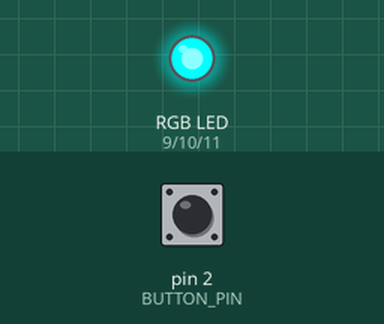
Bench run of a sketch on a simulated Arduino Uno, built with avr-gcc and run on an emulated ATmega328P. On the bench: an RGB LED mixed from three pins (HIGH = lit). The test bench sets the inputs (shaded band); at power-on: pin 2 (BUTTON_PIN) LOW.

Above: at 1.2 s.
1.3 s: pin 2 (BUTTON_PIN) pulled HIGH for 0.15 s
At 1.45 s:
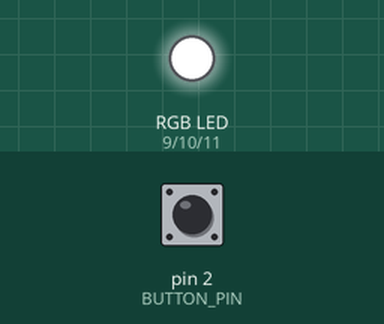
4.3 s: pin 2 (BUTTON_PIN) pulled HIGH for 1 s
At 4.52 s:
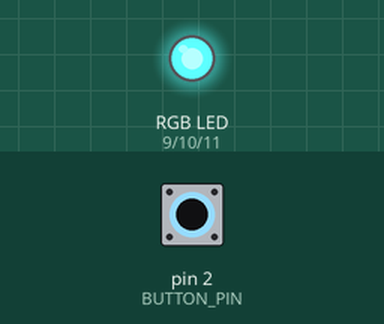
At 6.6 s:
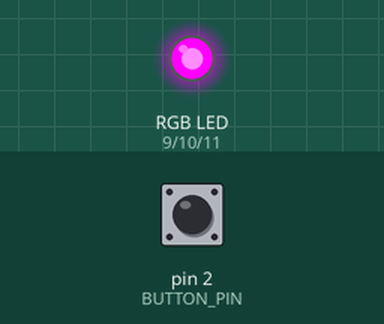
Timing chart, 0 to 14.3 s (numbered marks = the images above; inputs shaded):
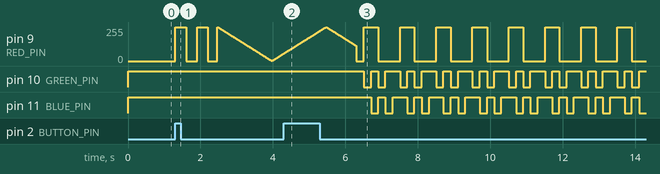

The sketch:

arduino_HW3_Lightstick.ino
```cpp
// HW3-1: Light Stick
// Wiring:
//   RGB module    : V -> 5V, R -> D9, G -> D10, B -> D11
//   Button module : IN -> D2, VCC -> 5V, GND -> GND
// Short click : change color (red, green, blue, yellow, magenta)
// Hold 1 sec  : change mode (constant -> blink -> breathing -> disco)

const int BUTTON_PIN = 2;
const int RED_PIN    = 9;
const int GREEN_PIN  = 10;
const int BLUE_PIN   = 11;

int colors[5][3] = {
  {255, 0, 0},
  {0, 255, 0},
  {0, 0, 255},
  {255, 255, 0},
  {255, 0, 255}
};

int colorIndex = 0;
int mode = 0;
unsigned long modeStart = 0;
unsigned long pressStart = 0;
bool wasPressed = false;
bool longDone = false;

void setup() {
  pinMode(BUTTON_PIN, INPUT);
  pinMode(RED_PIN, OUTPUT);
  pinMode(GREEN_PIN, OUTPUT);
  pinMode(BLUE_PIN, OUTPUT);
}

void loop() {
  checkButton();
  showLight();
  delay(10);
}

void checkButton() {
  bool pressed = (digitalRead(BUTTON_PIN) == LOW);

  if (pressed && !wasPressed) {
    pressStart = millis();
    longDone = false;
  }

  if (pressed && !longDone && millis() - pressStart >= 1000) {
    mode = (mode + 1) % 4;
    modeStart = millis();
    longDone = true;
  }

  if (!pressed && wasPressed && !longDone) {
    colorIndex = (colorIndex + 1) % 5;
  }

  wasPressed = pressed;
}

void showLight() {
  int r = colors[colorIndex][0];
  int g = colors[colorIndex][1];
  int b = colors[colorIndex][2];
  unsigned long t = millis() - modeStart;

  switch (mode) {
    case 0:
      setColor(r, g, b);
      break;

    case 1:
      if ((t / 300) % 2 == 0) setColor(r, g, b);
      else                    setColor(0, 0, 0);
      break;

    case 2: {
      int phase = t % 3000;
      if (phase > 1500) phase = 3000 - phase;
      long level = (long)phase * 255 / 1500;
      setColor(r * level / 255, g * level / 255, b * level / 255);
      break;
    }

    case 3: {
      int c = (t / 200) % 5;
      setColor(colors[c][0], colors[c][1], colors[c][2]);
      break;
    }
  }
}

void setColor(int red, int green, int blue) {
  analogWrite(RED_PIN,   255 - red);
  analogWrite(GREEN_PIN, 255 - green);
  analogWrite(BLUE_PIN,  255 - blue);
}
```

Measured:
- after the input at 4.3 s, pin 10 (GREEN_PIN): HIGH → LOW after 2.2 s, then repeats every 1.0 s: HIGH 0.20 s, LOW 0.19 s, HIGH 0.41 s, LOW 0.20 s; pin 11 (BLUE_PIN): HIGH → LOW after 2.4 s, then repeats every 0.99 s: HIGH 0.19 s, LOW 0.20 s, HIGH 0.41 s, LOW 0.19 s
